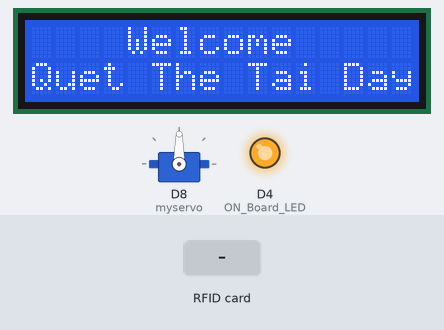
This sketch was run on a simulated ESP8266 (NodeMCU). Parts: servo, 16×2 character LCD, output pins drawn as LEDs (lit = HIGH). Inputs (shaded band) come from the test bench. WiFi joins after 1.5 s; servers stay silent unless stated; uploads are accepted with an empty reply; what the sketch prints to the serial monitor is not drawn.

Above: at 4.3 s.
4.4 s: RFID card 5E 7A 19 C4 held to the reader
At 6.5 s:
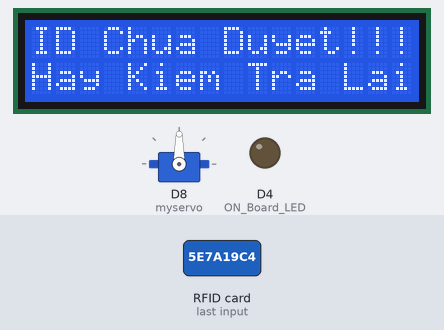
At 9.7 s:
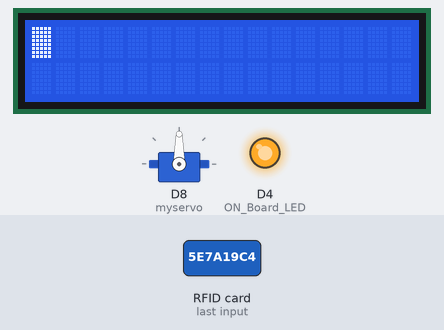
Timing chart, 0 to 11.2 s (numbered marks = the images above; inputs shaded):
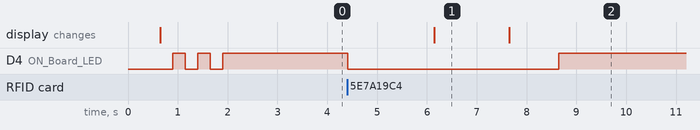

Measured:
- after the input at 4.4 s, D4 (ON_Board_LED): HIGH → LOW at once, → HIGH 4.2 s later; the display: changes after 1.7 s (image 1)
- what the display in image 1 shows lasts 1.5 s, from 6.1 s to 7.6 s

The sketch:

ESP8266.ino
```cpp
#include <ESP8266WebServer.h>
#include <ESP8266HTTPClient.h>
#include <SPI.h>
#include <MFRC522.h>
#include <Wire.h>                 //Thư viện giao tiếp I2C
#include <LiquidCrystal_I2C.h>    //Thư viện LCD
#include <Servo.h>

#define SS_PIN D2  //--> SDA / SS is connected to pinout D2
#define RST_PIN D1  //--> RST is connected to pinout D1
MFRC522 mfrc522(SS_PIN, RST_PIN);  //--> Create MFRC522 instance.

LiquidCrystal_I2C lcd(0x27, 16, 2); //Thiết lập địa chỉ và loại LCD

Servo myservo;

#define ON_Board_LED 2  //--> Defining an On Board LED, used for indicators when the process of connecting to a wifi router
//----------------------------------------SSID and Password of your WiFi router-------------------------------------------------------------------------------------------------------------//
const char* ssid = "";
const char* password = "";

ESP8266WebServer server(80);  //--> Server on port 80

int readsuccess;
byte readcard[4];
char str[32] = "";
String StrUID;
bool check = false;
int totalWords = 0;

//-----------------------------------------------------------------------------------------------SETUP--------------------------------------------------------------------------------------//
void setup() {
  Serial.begin(115200); //--> Initialize serial communications with the PC
  SPI.begin();      //--> Init SPI bus
  Wire.begin(2, 0);
  myservo.attach(15);
  mfrc522.PCD_Init(); //--> Init MFRC522 card
  delay(500);
  WiFi.begin(ssid, password); //--> Connect to your WiFi router
  Serial.println("");
  lcd.init();                 //Bắt đầu màn hình
  lcd.backlight();            // Bật đèn nền
  lcd.setCursor(0, 0); lcd.print("    Welcome     ");
  lcd.setCursor(0, 1); lcd.print("Quet The Tai Day");
  lcd.display();              // Hiển thị lên màn hình.
  lcd.blink();                // Nhấp nháy con trỏ ở vị trí cuối cùng
  pinMode(ON_Board_LED, OUTPUT);
  digitalWrite(ON_Board_LED, HIGH); //--> Turn off Led On Board

  //----------------------------------------Wait for connection
  Serial.print("Connecting");
  while (WiFi.status() != WL_CONNECTED) {
    Serial.print(".");
    //----------------------------------------Make the On Board Flashing LED on the process of connecting to the wifi router.
    digitalWrite(ON_Board_LED, LOW);
    delay(250);
    digitalWrite(ON_Board_LED, HIGH);
    delay(250);
  }
  digitalWrite(ON_Board_LED, HIGH); //--> Turn off the On Board LED when it is connected to the wifi router.
  //----------------------------------------If successfully connected to the wifi router, the IP Address that will be visited is displayed in the serial monitor
  Serial.println("");
  Serial.print("Successfully connected to : ");
  Serial.println(ssid);
  Serial.print("IP address: ");
  Serial.println(WiFi.localIP());
  Serial.println("Please tag a card or keychain to see the UID !");
  Serial.println("");
  delay(1000);
}
//------------------------------------------------------------------------------------------------------------------------------------------------------------------------------------------//
void loop() {
  if (!mfrc522.PICC_IsNewCardPresent())
    return;
  if (mfrc522.PICC_ReadCardSerial()) {
    Serial.print("THE UID OF THE SCANNED CARD IS : ");
    for (int i = 0; i < 4; i++) {
      readcard[i] = mfrc522.uid.uidByte[i]; //storing the UID of the tag in readcard
      array_to_string(readcard, 4, str);
      StrUID = str;
    }
    //Serial.println(StrUID);
    digitalWrite(ON_Board_LED, LOW);
    HTTPClient http;    //Declare object of class HTTPClient
    WiFiClient wclient;

    String UIDresultSend, postData;
    UIDresultSend = StrUID;
    Serial.println(UIDresultSend);

    //Post Data
    postData = "UIDresult=" + UIDresultSend;

    http.begin(wclient, "http://192.168.*.*/train_ticketing/dbread.php");  //Specify request destination
    http.addHeader("Content-Type", "application/x-www-form-urlencoded"); //Specify content-type header

    int httpCode = http.POST(postData);   //Send the request
    String payload = http.getString();    //Get the response payload
    payload.remove(0, 2);
    String* array = split_string(payload,  totalWords);
    int n = sizeof(array);
    check = false;
    for (int i = 0; i < n; i++) {
      if (array[i] == StrUID) {
        lcd.clear();
        lcd.setCursor(0, 0); lcd.print(" ID Cua Ban La: ");
        lcd.setCursor(4, 1); lcd.print(StrUID);
        delay(1500);
        lcd.clear();
        StrUID.remove(2, 6);
        if (StrUID == "2A") {
          lcd.setCursor(0, 0); lcd.print(" The Nguoi Lon ");
          lcd.setCursor(0, 1); lcd.print("Da Thanh Toan");
          check = true;
          break;
        }
        if (StrUID == "2C") {
          lcd.setCursor(0, 0); lcd.print(" The Nguoi Lon ");
          lcd.setCursor(0, 1); lcd.print("Chua Thanh Toan");
          check = false;
          break;
        }
        if (StrUID == "EA") {
          lcd.setCursor(0, 0); lcd.print(" The Hoc Sinh  ");
          lcd.setCursor(0, 1); lcd.print("Da Thanh Toan");
          check = true;
          break;
        }
        if (StrUID == "EC") {
          lcd.setCursor(0, 0); lcd.print(" The Hoc Sinh  ");
          lcd.setCursor(0, 1); lcd.print("Chua Thanh Toan");
          check = false;
          break;
        }
        if (StrUID == "AA" || StrUID == "AC") {
          lcd.setCursor(0, 0); lcd.print(" The Tre Em ");
          lcd.setCursor(0, 1); lcd.print(" Ve Mien Phi ");
          check = true;
          break;
        }
      }
    }
    if (check) {
      myservo.write(90); // Mở
      delay(3000);
      myservo.write(0); // Đóng
    }
    else {
      delay(1500);
      lcd.clear(); lcd.print("ID Chua Duyet!!!");
      lcd.setCursor(0, 1); lcd.print("Hay Kiem Tra Lai");
      delay(1500);
    }
    lcd.clear();
    http.end();  //Close connection
    delay(1000);
    digitalWrite(ON_Board_LED, HIGH);
    mfrc522.PICC_HaltA();
  }
}
//------------------------------------------------------------------------------------------------------------------------------------------------------------------------------------------//
//----------------------------------------Procedure for reading and obtaining a UID from a card or keychain---------------------------------------------------------------------------------//
void array_to_string(byte array[], unsigned int len, char buffer[]) {
  for (unsigned int i = 0; i < len; i++)
  {
    byte nib1 = (array[i] >> 4) & 0x0F;
    byte nib2 = (array[i] >> 0) & 0x0F;
    buffer[i * 2 + 0] = nib1  < 0xA ? '0' + nib1  : 'A' + nib1  - 0xA;
    buffer[i * 2 + 1] = nib2  < 0xA ? '0' + nib2  : 'A' + nib2  - 0xA;
  }
  buffer[len * 2] = '\0';
}
String* split_string(String str, int & sizeWords) {
  int length = str.length();

  int totalWords = length % 8 == 0 ? length / 8 : length / 8 + 1;
  sizeWords = totalWords;

  String* arrResult = new String[totalWords];

  String item = "";
  for (int i = 0; i < length; i++) {
    item += str[i];

    if (i % 8 == 7) {
      arrResult[i / 8] = item;
      item = "";
    } else if (i == length - 1) {
      arrResult[i / 8] = item;
    }
  }
  return arrResult;
}
```
